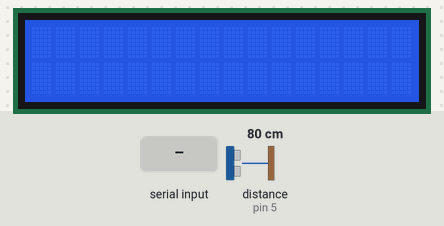
The sketch below on a simulated Arduino Uno, built with avr-gcc and run on an emulated ATmega328P. Shown: 16×2 character LCD. The test bench sets the inputs (shaded band); at power-on: distance to the obstacle (sensor on pin 5) 80 cm. The echo pulse lasts 58.3 µs per cm; what the sketch prints to the serial monitor is not drawn.

Above: at 1.2 s.
1.3 s: "1" received over the second serial link
At 1.46 s:
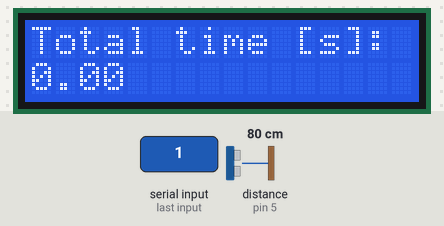
3.7 s: distance to the obstacle (sensor on pin 5) set to 2 cm
At 5.5 s:
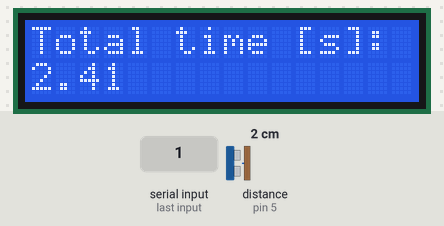
Timing chart, 0 to 7.0 s (numbered marks = the images above; inputs shaded):
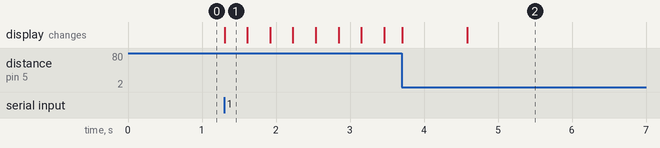

The sketch:

finishSlave_BustDetection_Ultrasound.ino
```cpp
// Import libraries for LCD Display, HC-12 Radio Module and Ultrasound Sensor
#include <SoftwareSerial.h>
#include <LiquidCrystal.h>
// #include <SR04.h>
#include <NewPing.h>

#define TRIG_PIN 6
#define ECHO_PIN 5
#define MAX_DISTANCE 400
#define BAUDRATE 9600

// Variable declarations
SoftwareSerial HC12(2, 3); // HC-12 TX Pin, HC-12 RX Pin
LiquidCrystal lcd(7, 8, 9, 10, 11, 12);
// SR04 sr04 = SR04(ECHO_PIN,TRIG_PIN);
NewPing sr04(TRIG_PIN,ECHO_PIN,MAX_DISTANCE);

int distance;
int ultrasoundStatus;
int threshold = 80; // If the athete passes within 80cm, the sensor detects it

bool athleteRunning = false;
bool finishLineReached = false;
bool acquisitionCompleted = false;

float initialTime = 0;
float totalTime = 0;
int i = 0;

const int nTimes = 300;  // Memorize times for 0.3s with 1ms resolution
float times[nTimes] = { };
byte ultrasoundValues[nTimes] = { };

int count;
byte k = 0;
int maxCount = 0;
int maxIdx = 0;

void setup() {
  // Set up the LCD's number of columns and rows
  lcd.begin(16, 2);

  // Initialise Serial communication and Radio Module
  Serial.begin(BAUDRATE);
  HC12.begin(BAUDRATE);
}


void loop() {
  // Read sensor output to determine if the athlete has reached the finish line
  distance = sr04.ping_cm();
  if(distance < threshold && distance != 0) {
    ultrasoundStatus = LOW;
    Serial.println(distance);
  }
  else {
    ultrasoundStatus = HIGH;
  }

  // Receive start signal from master
  while(HC12.available() && athleteRunning == false) {
    Serial.println(char(HC12.read())); // Read HC12 data to empty its buffer
    initialTime = millis();
    HC12.end();
    lcd.clear();
    athleteRunning = true;
  }

  if(ultrasoundStatus == HIGH && athleteRunning == true && finishLineReached == false) {
    totalTime = (millis() - initialTime)/1000;
    // Print time on LCD Display
    lcd.setCursor(0, 0);
    lcd.print("Total time [s]:");
    lcd.setCursor(0, 1);
    lcd.print(totalTime);
    Serial.println(totalTime);
  }

  if(ultrasoundStatus == LOW && athleteRunning == true && finishLineReached == false) {
    finishLineReached = true;
    i = 0;
  }

  if(finishLineReached == true && i < nTimes) {
    totalTime = (millis() - initialTime)/1000;
    times[i] = totalTime;
    ultrasoundValues[i] = ultrasoundStatus;
    // Serial.println(ultrasoundValues[i]); // For debugging
    // Serial.println(times[i]); // For debugging
    i++;
    if(i == nTimes) {
      acquisitionCompleted = true;
    }
  }

  if(acquisitionCompleted == true) {
    count = 0;
    k = 0;
    maxCount = 0;
    maxIdx = 0;

    for(int j = 1; j < nTimes; j++) {
      if(ultrasoundValues[j] == LOW && ultrasoundValues[j] == ultrasoundValues[j-1]) {
        count++;
      }
      // Serial.println(count); // For debugging
      if(ultrasoundValues[j] == HIGH && ultrasoundValues[j-1] == LOW) {
        if(count > maxCount) {
          maxCount = count;
          maxIdx = j-count-1;
        }
        count = 0;
        k++;
      }
    }

    // Print time on LCD Display
    lcd.setCursor(0, 0);
    lcd.print("Total time [s]:");
    lcd.setCursor(0, 1);
    lcd.print(times[maxIdx]);
    // Serial.println(times[maxIdx]); // For debugging
    // Serial.println(maxCount); // For debugging
    // Serial.println(maxIdx); // For debugging

    acquisitionCompleted = false;
    athleteRunning = false;
    finishLineReached = false;
    HC12.begin(BAUDRATE);
  }

  // Serial.println(ultrasoundStatus); // For debugging
}
```

Measured:
- after the input at 1.3 s, the display: changes at once (image 1)
